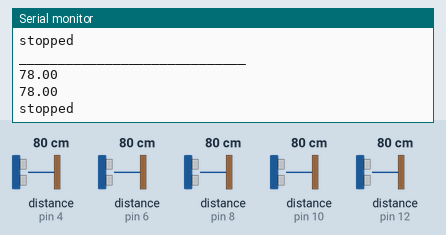
Recording of a sketch running on a simulated Arduino Uno, built with avr-gcc and run on an emulated ATmega328P. On the bench: the last lines printed to the serial monitor. Wiring (inferred from the names in the program): 5 × ultrasonic range finder: trigger pin 5, echo pin 4 / trigger pin 7, echo pin 6 / trigger pin 9, echo pin 8 / trigger pin 11, echo pin 10 / trigger pin 13, echo pin 12. The inputs (shaded band) are chosen by the test bench; at power-on: distance to the obstacle (sensors on pin 4, pin 6, pin 12, pin 10, pin 8) 80 cm. The echo pulse lasts 58.3 µs per cm.

Above: at 1.2 s.
1.3 s: distance to the obstacle (sensor on pin 4) set to 2 cm
At 2.22 s:
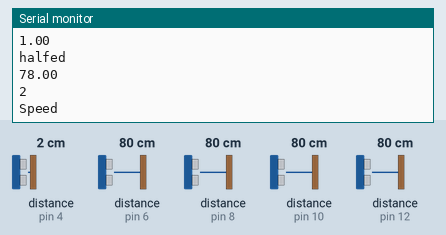
2.8 s: distance to the obstacle (sensor on pin 6) set to 4 cm
At 2.92 s:
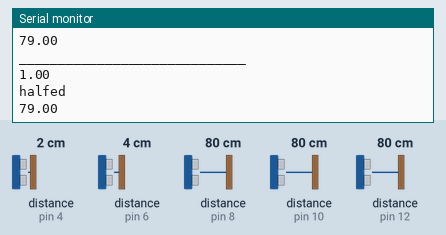
5.8 s: distance to the obstacle (sensor on pin 12) set to 18 cm
At 5.87 s:
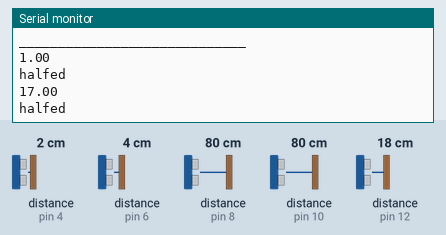
8.8 s: distance to the obstacle (sensor on pin 10) set to 2 cm
10.3 s: distance to the obstacle (sensor on pin 8) set to 2 cm
13.3 s: distance to the obstacle (sensor on pin 4) set to 11 cm
Timing chart, 0 to 16.3 s (numbered marks = the images above; inputs shaded):
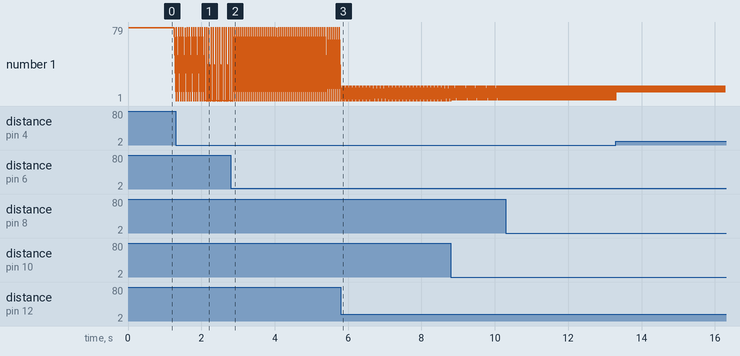

The sketch:

controlledV3.ino
```cpp
#define HOVER_SERIAL_BAUD   115200      // [-] Baud rate for HoverSerial (used to communicate with the hoverboard)
#define SERIAL_BAUD         115200      // [-] Baud rate for built-in Serial (used for the Serial Monitor)
#define START_FRAME         0xABCD       // [-] Start frame definition for reliable serial communication
#define TIME_SEND           100         // [ms] Sending time interval
#define SPEED_MAX_TEST      300         // [-] Maximum speed for testing
#define SPEED_STEP          20          // [-] Speed step

#include <Wire.h>
#include <SoftwareSerial.h>
SoftwareSerial HoverSerial(2,3);        // RX, TX

uint8_t idx = 0;                        // Index for new data pointer
uint16_t bufStartFrame;                 // Buffer Start Frame
byte *p;                                // Pointer declaration for the new received data
byte incomingByte;
byte incomingBytePrev;

typedef struct{
   uint16_t start;
   int16_t  steer;
   int16_t  speeds;
   uint16_t checksum;
} SerialCommand;
SerialCommand Command;

typedef struct{
   uint16_t start;
   int16_t  cmd1;
   int16_t  cmd2;
   int16_t  speedR_meas;
   int16_t  speedL_meas;
   int16_t  batVoltage;
   int16_t  boardTemp;
   uint16_t cmdLed;
   uint16_t checksum;
} SerialFeedback;
SerialFeedback Feedback;
SerialFeedback NewFeedback;

byte echoPins[] = {6, 8, 10}; // first 3 are facing the front
byte trigPins[] = {7, 9, 11};

byte echoSide[] = {4, 12};// facing the sides
byte trigSide[] = {5, 13};

void setup() {
  Wire.begin(4);                // join i2c bus with address #4
  Wire.onReceive(receiveEvent); // register event

  // put your setup code here, to run once:
  Serial.begin(SERIAL_BAUD);
  Serial.println("Hoverboard Serial v1.0");
  HoverSerial.begin(HOVER_SERIAL_BAUD);
  pinMode(LED_BUILTIN, OUTPUT);
  size_t n = sizeof(echoPins)/sizeof(echoPins[0]);
  size_t m = sizeof(echoSide)/sizeof(echoSide[0]);
  for (byte i=0;i<n;i++){
    pinMode(echoPins[i], INPUT);
  }
  for (byte i=0;i<n;i++){
    pinMode(trigPins[i], OUTPUT);
  }
  for (byte i=0;i<m;i++){
    pinMode(echoSide[i], INPUT);
  }
  for (byte i=0;i<m;i++){
    pinMode(trigSide[i], OUTPUT);
  }
}

float measure(int trigPin, int echoPin){
  long duration;
  int distance;
  digitalWrite(trigPin, LOW);
  delayMicroseconds(2);
  // Sets the trigPin HIGH (ACTIVE) for 10 microseconds
  digitalWrite(trigPin, HIGH);
  delayMicroseconds(10);
  digitalWrite(trigPin, LOW);
  // Reads the echoPin, returns the sound wave travel time in microseconds
  duration = pulseIn(echoPin, HIGH);
  // Calculating the distance
  distance = duration * 0.034 / 2; // Speed of sound wave divided by 2 (go and back)
  // Displays the distance on the Serial Monitor
//  Serial.print("Distance: ");
//  Serial.print(distance);
//  Serial.println(" cm");
  return distance;
}


void Send(int16_t uSteer, int16_t uSpeed)
{
  // Create command
  Command.start    = (uint16_t)START_FRAME;
  Command.steer    = (int16_t)uSteer;
  Command.speeds    = (int16_t)uSpeed;
  Command.checksum = (uint16_t)(Command.start ^ Command.steer ^ Command.speeds);

  // Write to Serial
  HoverSerial.write((uint8_t *) &Command, sizeof(Command));
}
void Receive()
{
    // Check for new data availability in the Serial buffer
    if (HoverSerial.available()) {
        incomingByte    = HoverSerial.read();                                   // Read the incoming byte
        bufStartFrame = ((uint16_t)(incomingByte) << 8) | incomingBytePrev;       // Construct the start frame
    }
    else {
        return;
    }

  // If DEBUG_RX is defined print all incoming bytes
  #ifdef DEBUG_RX
        Serial.print(incomingByte);
        return;
    #endif

    // Copy received data
    if (bufStartFrame == START_FRAME) {                     // Initialize if new data is detected
        p       = (byte *)&NewFeedback;
        *p++    = incomingBytePrev;
        *p++    = incomingByte;
        idx     = 2;
    } else if (idx >= 2 && idx < sizeof(SerialFeedback)) {  // Save the new received data
        *p++    = incomingByte;
        idx++;
    }

    // Check if we reached the end of the package
    if (idx == sizeof(SerialFeedback)) {
        uint16_t checksum;
        checksum = (uint16_t)(NewFeedback.start ^ NewFeedback.cmd1 ^ NewFeedback.cmd2 ^ NewFeedback.speedR_meas ^ NewFeedback.speedL_meas
                            ^ NewFeedback.batVoltage ^ NewFeedback.boardTemp ^ NewFeedback.cmdLed);

        // Check validity of the new data
        if (NewFeedback.start == START_FRAME && checksum == NewFeedback.checksum) {
            // Copy the new data
            memcpy(&Feedback, &NewFeedback, sizeof(SerialFeedback));

            // Print data to built-in Serial
            Serial.print("1: ");   Serial.print(Feedback.cmd1);
            Serial.print(" 2: ");  Serial.print(Feedback.cmd2);
            Serial.print(" 3: ");  Serial.print(Feedback.speedR_meas);
            Serial.print(" 4: ");  Serial.print(Feedback.speedL_meas);
            Serial.print(" 5: ");  Serial.print(Feedback.batVoltage);
            Serial.print(" 6: ");  Serial.print(Feedback.boardTemp);
            Serial.print(" 7: ");  Serial.println(Feedback.cmdLed);
        } else {
          Serial.println("Non-valid data skipped");
        }
        idx = 0;    // Reset the index (it prevents to enter in this if condition in the next cycle)
    }

    // Update previous states
    incomingBytePrev = incomingByte;
}

void receiveEvent(int howMany){
  while(1<Wire.available()){
    byte steer = Wire.read();
  }
  byte speeds = Wire.read();
}


int iTest = 0;
int iStep = SPEED_STEP;
bool object = false;
unsigned long timer = millis();
unsigned long lastStop;
void loop() {
  // put your main code here, to run repeatedly:
  size_t n = sizeof(echoPins)/sizeof(echoPins[0]);
  size_t m = sizeof(echoSide)/sizeof(echoSide[0]);
  object = false;
  for (int i=0;i<n;i++){
    if(measure(trigPins[i], echoPins[i])<60){
      object = true;
    } else{
    }
  }
 Serial.println("_____________________________");
  bool sideThing = false;
  int speedModifier = 1;
  for (byte i=0;i<m;i++){
    Serial.println(measure(trigSide[i], echoSide[i]));
    if(measure(trigSide[i], echoSide[i])<40){
      sideThing = true;
      Serial.println("halfed");
      speedModifier = 2;
    }
  }
  if (!sideThing){
    speedModifier = 1;
  }


  if (object){
    lastStop = millis();
    timer = millis();
    Send(0,0);
  } else{
    if (timer - lastStop > 2000){
      Serial.println(speedModifier);
      Send(0, (80/speedModifier));
      Serial.println("Speed");
    } else {
      Serial.println("stopped");
      Send(0,0);
      timer = millis();
    }
  }

  Receive();
  delay(30);
}
```

Measured:
- after the input at 1.3 s, the serial monitor: prints a new line at once (image 1)
- after the input at 5.8 s, the serial monitor: prints a new line at once (image 3)
- plotted number 1: 79 → 17 after the input at 5.8 s
